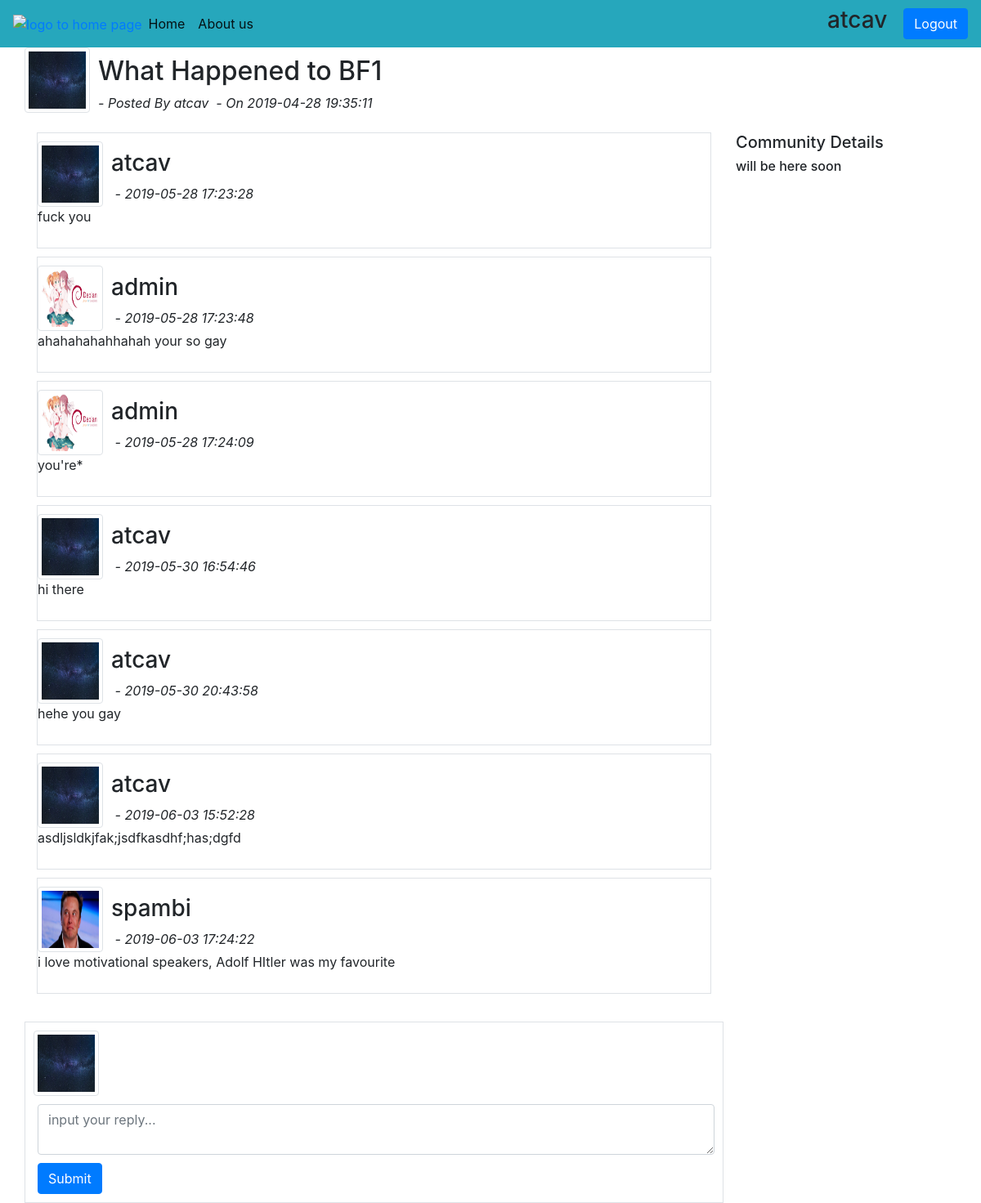
The app's page /post.pro.php?TID=1&PID=1 (signed in) with its own data.
### tables this page shows
CREATE TABLE clientProfile (
	CPID                INT(11)      	NOT NULL AUTO_INCREMENT,
	fName               VARCHAR(50)   NULL,
	lName               VARCHAR(50)   NULL,
	displayName					VARCHAR(50)		NULL,
	email               VARCHAR(150)  NOT NULL UNIQUE,
	UIMG                VARCHAR(255)  NULL,
	web                 VARCHAR(150)  NULL,
	social              VARCHAR(150)  NULL,
	upRep               INT(11)       NULL,
	downRep             INT(11)       NULL,
	rep                 INT(11)       NULL,
	postNo              INT(11)       NULL,
	followers           INT(11)       NULL,
	PRIMARY KEY (CPID)
);

CREATE TABLE post (
  PID                 INT(11)       NOT NULL AUTO_INCREMENT,
  CPID                INT(11)       NOT NULL,
  TID									INT(11)				NOT NULL,
  title               VARCHAR(500)  NOT NULL,
  info  							TEXT(3000)		NOT NULL,
  created							TIMESTAMP			NOT NULL,
  replies             INT(11)       NULL,
  views               INT(11)       NULL,
  PRIMARY KEY (PID),
  FOREIGN KEY (CPID) 	REFERENCES clientProfile(CPID),
  FOREIGN KEY (TID) 	REFERENCES thread(TID)
);

CREATE TABLE reply (
   RID                INT(11)       NOT NULL AUTO_INCREMENT,
   CPID               INT(11)       NOT NULL,
   TID                INT(11)       NOT NULL,
   PID								INT(11)				NOT NULL,
   content						TEXT(3000)		NOT NULL,
   created						TIMESTAMP			NOT NULL,
   PRIMARY KEY (RID),
   FOREIGN KEY (CPID) 	REFERENCES clientProfile(CPID),
   FOREIGN KEY (PID) 	REFERENCES post(PID)
);

### mydb/databaseManager/meekrodb.2.3.class.php (called while the page is built, shortened)
<?php
class DB {
  protected static $mdb = null;
  public static function getMDB() {
    $mdb = DB::$mdb;
    if ($mdb === null) {
      $mdb = DB::$mdb = new MeekroDB();
    }
    return $mdb;
  }
  public static function query() { $args = func_get_args(); return call_user_func_array(array(DB::getMDB(), 'query'), $args); }
}
class MeekroDB {
  public $encoding = 'latin1';
  public $connect_options = array(MYSQLI_OPT_CONNECT_TIMEOUT => 30);
  public $internal_mysql = null;
  public function __construct($host=null, $user=null, $password=null, $dbName=null, $port=null, $encoding=null) {
    if ($encoding === null) $encoding = DB::$encoding;
    $this->encoding = $encoding;
  }
  public function get() {
    $mysql = $this->internal_mysql;
    if (!($mysql instanceof MySQLi)) {
      $mysql = new mysqli();
      foreach ($this->connect_options as $key => $value) {
        $mysql->options($key, $value);
      }
      $mysql->set_charset($this->encoding);
      $this->internal_mysql = $mysql;
    }
    return $mysql;
  }
  protected function preparseQueryParams() {
    $args = func_get_args();
    $sql = trim(strval(array_shift($args)));
    $args_all = $args;
    if (count($args_all) == 0) return array($sql);
    $chunkyQuery = array();
    return $chunkyQuery;
  }
  protected function parseQueryParams() {
    $args = func_get_args();
    $chunkyQuery = call_user_func_array(array($this, 'preparseQueryParams'), $args);
    $query = '';
    foreach ($chunkyQuery as $chunk) {
      if (is_string($chunk)) {
        $query .= $chunk;
        continue;
      }
      $result = '';
      $query .= $result;
    }
    return $query;
  }
  protected function prependCall($function, $args, $prepend) { array_unshift($args, $prepend); return call_user_func_array($function, $args); }
  public function query() { $args = func_get_args(); return $this->prependCall(array($this, 'queryHelper'), $args, 'assoc'); }
  protected function queryHelper() {
    $args = func_get_args();
    $type = array_shift($args);
    $db = $this->get();
    $is_buffered = true;
    $row_type = 'assoc';
    $full_names = false;
    $sql = call_user_func_array(array($this, 'parseQueryParams'), $args);
    $result = $db->query($sql, $is_buffered ? MYSQLI_STORE_RESULT : MYSQLI_USE_RESULT);
    $return = array();
    while ($row = ($row_type == 'assoc' ? $result->fetch_assoc() : $result->fetch_row())) {
      $return[] = $row;
    }
    return $return;
  }
}
?>

### post.pro.php (the view, shortened to what this page needs)
<?php
if (array_key_exists("user", $_SESSION) & !empty($_GET['TID']) & !empty($_GET['PID'])) {
  require_once("./mydb/databaseManager/meekrodb.2.3.class.php");
  include("./layouts/header.php");
  $PID = $_GET['PID'];
  ?>
    <section class="container">
      <div class="row">
        <?php
        $titleInfo = DB::query("SELECT * FROM post LEFT JOIN login ON post.CPID = login.CPID WHERE post.PID =".$PID);
        foreach  ($titleInfo as $row) {
          $title = $row['title'];
          $created = $row['created'];
          $UN = $row['UName'];
          $CPID = $row['CPID'];
          $img = DB::query("SELECT UIMG FROM clientProfile WHERE CPID =" . $CPID);
          foreach ($img as $row) {
            $uimg = $row['UIMG'];
            ?>
            <div>
              <img src="<?php if (!empty($uimg)) {
                echo "./img/profileIMG/" . $uimg;
              } else {
                echo "./img/Flat%20Gradient%20Social%20Media%20Icons/80/500px%20icon.png";
              } ?>" class="img-thumbnail" style="height: 80px; width: 80px;" alt="User Profile Image">
            </div>
            <div style="padding-left: 10px;">
              <h2 style="padding-top: 10px;"><?php echo $title; ?></h2>
              <i style=""> - Posted By <span><?php echo $UN; ?>&nbsp</span></i>
              <i style="">- On <span><?php echo $created; ?></span></i>
            </div>
        <?php
          }
        }
        ?>
      </div>
      <br>
      <div class="row">
       <div class="col-9">
         <?php
          $reply = DB::query("SELECT * FROM reply INNER JOIN clientProfile ON reply.CPID = clientProfile.CPID INNER JOIN login ON clientProfile.CPID = login.CPID WHERE reply.PID = ".$PID." ORDER BY reply.RID ASC");
          foreach ($reply as $row) {
            $img = $row['UIMG'];
            $userName = $row['UName'];
            $content = $row['content'];
            $date = $row['created'];
         ?>
         <div class="border container" style="margin-bottom: 10px;">
           <div style="padding-top: 10px; padding-bottom: 10px;">
             <div class="row">
               <div class="col-12">
                 <div class="row">
                   <img src="<?php if (!empty($img)) {
                     echo "./img/profileIMG/".$img;
                   } else {
                     echo "./img/Flat%20Gradient%20Social%20Media%20Icons/80/500px%20icon.png";
                   } ?>" class="img-thumbnail" style="height: 80px; width: 80px;" alt="User Profile Image">
                   <div style="padding-left: 10px;">
                     <h3 style="padding-top: 10px;"><?php echo $userName; ?></h3>
                     <i>&nbsp-&nbsp<?php echo $date; ?></i>
                   </div>
                 </div>
               </div>
               <div class="row">
                 <div class="col-12">
                  <p><?php echo $content; ?></p>
                 </div>
               </div>
             </div>
           </div>
         </div>
         <?php
          }
         ?>
         <br>
         <div>
           <form id="Thread" class="login-form hidden" action="./mydb/reply/creatReply.db.php" method="POST" role="form">
             <?php
             $img = DB::query("SELECT UIMG FROM clientProfile WHERE CPID =".$_SESSION['cpid']);
             foreach ($img as $row) {
               $uimg = $row['UIMG'];
             ?>
               <div class="row border" style="padding: 10px;">
                 <img src="<?php if (!empty($uimg)) {
                   echo "./img/profileIMG/".$uimg;
                 } else {
                   echo "./img/Flat%20Gradient%20Social%20Media%20Icons/80/500px%20icon.png";
                 } ?>" class="img-thumbnail" style="height: 80px; width: 80px;" alt="User Profile Image">
                 <div style="margin-top: 10px; margin-left: 5px;">
                   <textarea type="text" id="reply" name="reply" class="form-control" placeholder="input your reply..."
                             cols="90%" rows="2" required></textarea>
                   <button type="submit" class="btn btn-primary" style="margin-top: 10px;">Submit</button>
                 </div>
               </div>
             <?php
             }
             ?>
           </form>
         </div>
        </div>
        <div class="col-3">
          <h5>Community Details</h5>
          <h6>will be here soon</h6>
        </div>
      </div>
    </section>
  <?php
  include("./layouts/footer.php");
}else{
  header('location: index.php?pageaccess=forbidden');
  exit;
}
?>

### layouts/header.php (shortened to what this page needs)
<!DOCTYPE html>
<html lang="en">
<head>
  <link rel="stylesheet" href="https://stackpath.bootstrapcdn.com/bootstrap/4.3.1/css/bootstrap.min.css">
</head>
<body>
<?php
if (array_key_exists("user", $_SESSION)) {
  ?>
    <header>
      <nav class="navbar navbar-expand-lg navbar-light text-center" style="background-color: #26A7BC">
        <a href="index.php"><img src="img/Flat%20Gradient%20Social%20Media%20Icons/64/500px%20icon.png" alt="logo to home page" style="width: 50px;"></a>
        <div class="collapse navbar-collapse" id="navbarSupportedContent">
          <ul class="navbar-nav mr-auto">
            <li class="nav-item active">
              <a class="nav-link" href="index.php">Home</a>
            </li>
            <li class="nav-item active">
              <a class="nav-link" href="aboutus.php">About us</a>
            </li>
          </ul>
          <form class="form-inline my-2 my-lg-0" action="./mydb/login/logout.db.php" method="POST" role="form" data-toggle="validator">
            <h3 style="padding-right: 20px;"><?php echo $_SESSION['user'];?></h3>
            <button class="btn btn-primary my-2 my-sm-0" type="submit">Logout</button>
          </form>
        </div>
      </nav>
    </header>
  <?php
}
?>

### layouts/footer.php (shortened to what this page needs)
  </body>
</html>

### records on screen
post: title "What Happened to BF1", created "2019-04-28 19:35:11"
clientprofile: UIMG (picture)
reply: CPID.UIMG (picture), login.UName "atcav", created "2019-05-28 17:23:28", content "fuck you"
reply: CPID.UIMG (picture), login.UName "admin", created "2019-05-28 17:23:48", content "ahahahahahhahah your so gay"
reply: CPID.UIMG (picture), login.UName "admin", created "2019-05-28 17:24:09", content "you're*"
reply: CPID.UIMG (picture), login.UName "atcav", created "2019-05-30 16:54:46", content "hi there"
reply: CPID.UIMG (picture), login.UName "atcav", created "2019-05-30 20:43:58", content "hehe you gay"
reply: CPID.UIMG (picture), login.UName "atcav", created "2019-06-03 15:52:28", content "asdljsldkjfak;jsdfkasdhf;has;dgfd"
reply: CPID.UIMG (picture), login.UName "spambi", created "2019-06-03 17:24:22", content "i love motivational speakers, Adolf HItler was my favourite"

### other values on screen
$_SESSION['user'] "atcav"
$UN "atcav"
